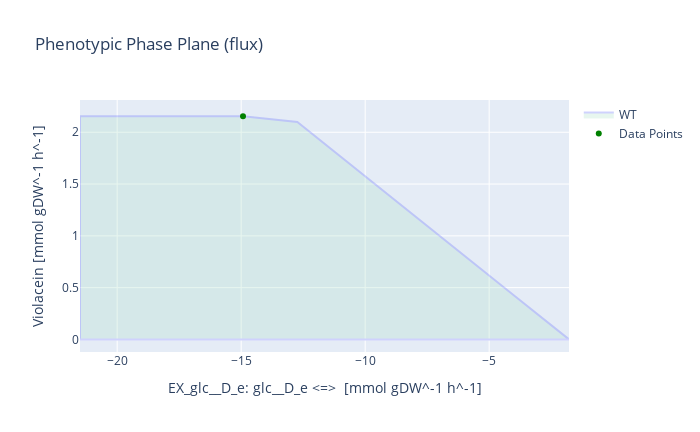

The notebook cell this image was saved under:
### Markdown cell above
## Glucose as substrate

### Code cell
medium = model_M9_vio_fad.medium

with model_M9_vio_fad:
    
    # Setting the medium and boundary conditions
    model_M9_vio_fad.medium = medium
    model_M9_vio_fad.reactions.EX_o2_e.lower_bound = -61
    model_M9_vio_fad.reactions.EX_glc__D_e.lower_bound = -21.5
    
    # Setting the growth to 20% and limiting the rate
    growth = model_M9_vio_fad.optimize().fluxes.Growth
    model_M9_vio_fad.reactions.Growth.lower_bound = growth*0.2
    
    # Setting the objective to violacein
    model_M9_vio_fad.objective = model_M9_vio_fad.reactions.Violacein
    violacein_production = model_M9_vio_fad.optimize().objective_value
    
    # Phenotypic phase plane of glucose-violacein
    result = phenotypic_phase_plane(model_M9_vio_fad, 
                                variables=[model_M9_vio_fad.reactions.EX_glc__D_e],
                                objective=model_M9_vio_fad.reactions.Violacein,
                                points=10)
    
    # Computing the glucose uptake rate for the maximum violacein production
    data = result.data_frame
    maxvio = round(data.objective_upper_bound[data.objective_upper_bound.idxmax()], 4)
    v = data.EX_glc__D_e[round(data.objective_upper_bound,4) == maxvio]
    # Cmol of glucose
    cmol = (max(v)/6)
    
    # Computing maximum yield
    violacein_glc_yield = violacein_production / (-1*cmol)
    
    # Plotting phenotypic phase plane
    x = max(v)
    y = maxvio
    result.plot(plotter, points=[(x,y)], points_colors=["green"])
    
    
    print('Setting glucose boundary to -21.5 and oxygen to -61:')
    print("- The optimal glucose uptake for Violacein flux is [mmol gDW^-1 h^-1]:", max(v))
    print("- The optimal Cmol Glucose uptake for Violacein flux is [Cmol gDW^-1 h^-1]:", cmol)
    print('- Growth rate for maximum violacein production in V. natriegens [h^-1]:', growth)
    print('- Max. violacein production [mmol gDW^-1 h^-1]:', violacein_production)
    print('- Theoretical maximum yield per carbon [mmol_vio / Cmol_glc]:', violacein_glc_yield)

### Figure 1 — Plotly figure (JSON) as saved in the notebook; plotly's stock layout.template omitted (floating-point values rounded to 4 significant figures)
{"data": [{"fill": "toself", "fillcolor": "#B3E2CD", "hoverinfo": "none", "marker": {"line": {"color": "#B3E2CD"}, "opacity": 0.3}, "mode": "lines", "name": "WT", "opacity": 0.3, "type": "scatter", "x": [-21.5, -19.31, -17.12, -14.93, -12.74, -10.54, -8.354, -6.163, -3.972, -1.781, -1.781, -3.972, -6.163, -8.354, -10.54, -12.74, -14.93, -17.12, -19.31, -21.5, -21.5, -21.5], "y": [0, 0, 0, 0, 1.076e-15, 2.474e-15, 2.418e-15, 8.967e-17, 1.793e-16, 0, 5.553e-16, 0.4198, 0.8396, 1.259, 1.679, 2.099, 2.154, 2.154, 2.154, 2.154, 0, 2.154]}, {"marker": {"color": ["green"]}, "mode": "markers", "name": "Data Points", "type": "scatter", "x": [-14.93], "y": [2.154]}], "layout": {"height": 432, "title": {"text": "Phenotypic Phase Plane (flux)"}, "width": 700, "xaxis": {"autorange": true, "range": [-21.5, -1.781], "title": {"text": "EX_glc__D_e: glc__D_e <=>  [mmol gDW^-1 h^-1]"}, "type": "linear"}, "yaxis": {"autorange": true, "range": [-0.1217, 2.312], "title": {"text": "Violacein [mmol gDW^-1 h^-1]"}, "type": "linear"}}}
